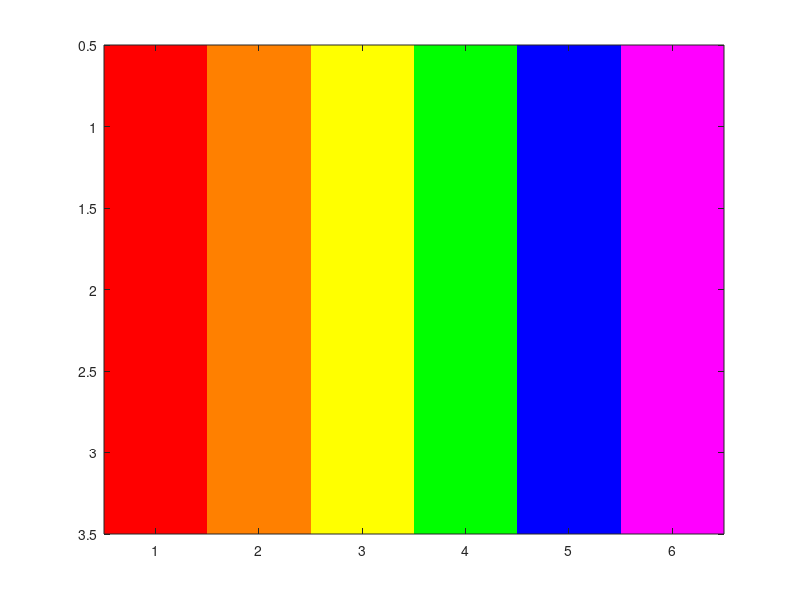

Write MATLAB code to recreate this figure.
%for i = 1:6
%image(4,i,1)=[i]
%image(4,i,2)=[i]
%image(4,i,3)=[i]

l(:,:,1)=[1,1,1,0,0,1; 1,1,1,0,0,1; 1,1,1,0,0,1]
l(:,:,2)=[0,.5,1,1,0,0; 0,.5,1,1,0,0; 0,.5,1,1,0,0]
l(:,:,3)=[0,0,0,0,1,1; 0,0,0,0,1,1; 0,0,0,0,1,1]
 image(l)
 
 